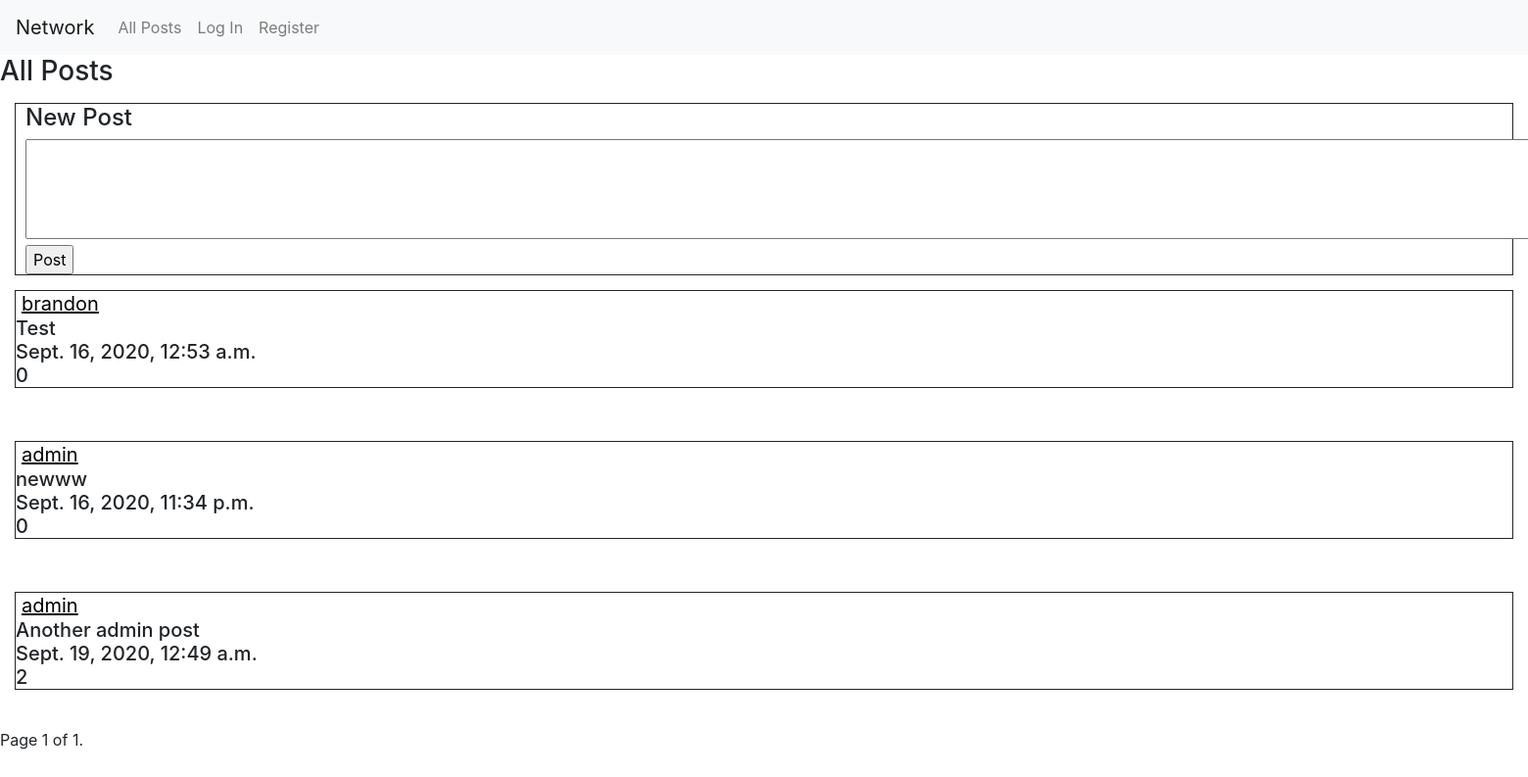
Page /?page=2 on the earlier database version.
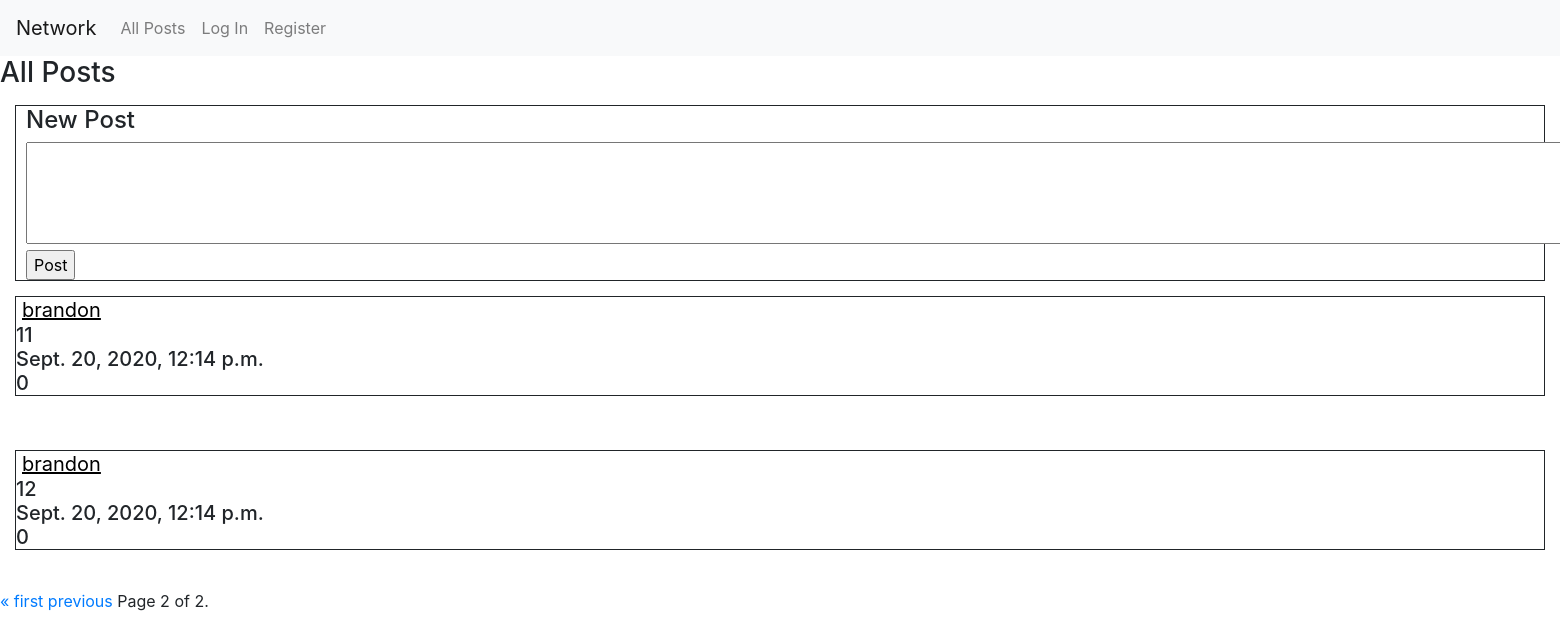
Same page on the later database version.
### network/models.py (models this page shows, shortened)
class Post(models.Model):
    user = models.ForeignKey("User", on_delete=models.CASCADE, related_name="posts")
    content = models.TextField(blank=True)
    timestamp = models.DateTimeField(auto_now_add=True)
    likes = models.IntegerField()

class User(AbstractUser):
    pass

### network/views.py (the view)
# urls.py: path("", views.index, name="index"),
def index(request):
    all_posts = Post.objects.all().reverse()
    paginator = Paginator(all_posts, 10)
    page_number = request.GET.get('page')
    page_obj = paginator.get_page(page_number)
    return render(request, "network/index.html", {
            "all_posts": all_posts,
            "page_obj": page_obj
        })

### network/templates/network/index.html (shortened to what this page needs)
{% extends "network/layout.html" %}
{% block body %}
<form action="{% url 'new_post' %}" method="post">
    <div id="all-posts-head">
        <h3>All Posts</h3>
        <div style="border-style: solid;margin: 15px;border-width: thin;">
            <h4 style="margin-left: 10px;">New Post</h4>
                <textarea rows="4" cols="202" style="margin-left: 10px" name="post_content"></textarea>
                <input style="margin-left: 10px;" type="submit" value="Post">
            </div>
        </form>
        <form action="{% url 'profile' %}" method="GET">
        {% for item in page_obj %}
        <h5 style="border-style: solid;margin: 15px;border-width: thin;">
            <div>
                <input type="submit" name="user" value="{{ item.user }}" style="background:none; border-width:0px; color:black; text-decoration:underline;" />
            </div>
            <div>{{ item.content }}</div>
            <div>{{ item.timestamp }}</div>
            <div>{{ item.likes }}</div>
        </h5>
        <br>
        {% endfor %}
<div class="pagination">
    <span class="step-links">
        {% if page_obj.has_previous %}
            <a href="?page=1">&laquo; first</a>
            <a href="?page={{ page_obj.previous_page_number }}">previous</a>
        {% endif %}
        <span class="current">
            Page {{ page_obj.number }} of {{ page_obj.paginator.num_pages }}.
        </span>
    </span>
</div>
        </form>
        </div>
{% endblock %}

Differences in the rows shown:
removed Post: user "brandon", content "Test", timestamp "Sept. 16, 2020, 12:53 a.m.", likes "0"
removed Post: user "admin", content "newww", timestamp "Sept. 16, 2020, 11:34 p.m.", likes "0"
removed Post: user "admin", content "Another admin post", timestamp "Sept. 19, 2020, 12:49 a.m.", likes "2"
added Post: user "brandon", content "11", timestamp "Sept. 20, 2020, 12:14 p.m.", likes "0"
added Post: user "brandon", content "12", timestamp "Sept. 20, 2020, 12:14 p.m.", likes "0"
Other differences:
{{ page_obj.number }}: "1" → "2"
{{ page_obj.paginator.num_pages }}: "1" → "2"
text now shown: "« first previous"
